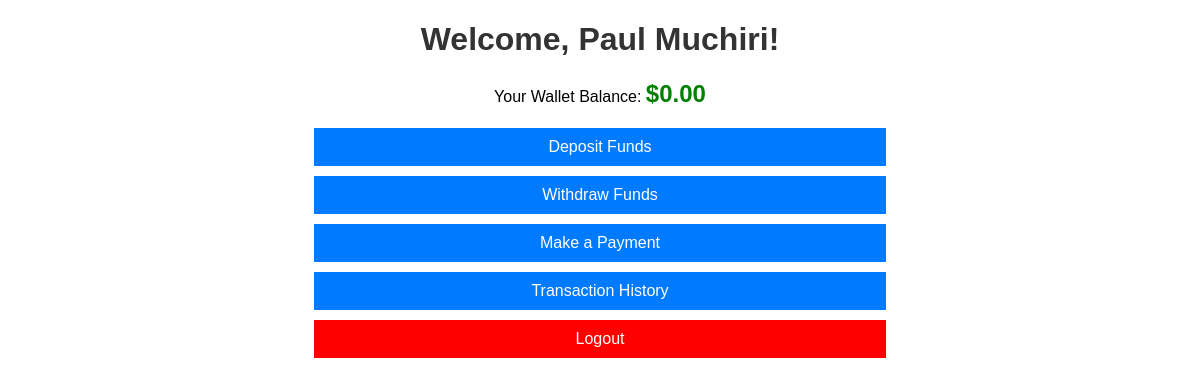
Before: /dashboard.php (signed in) with the older database file.
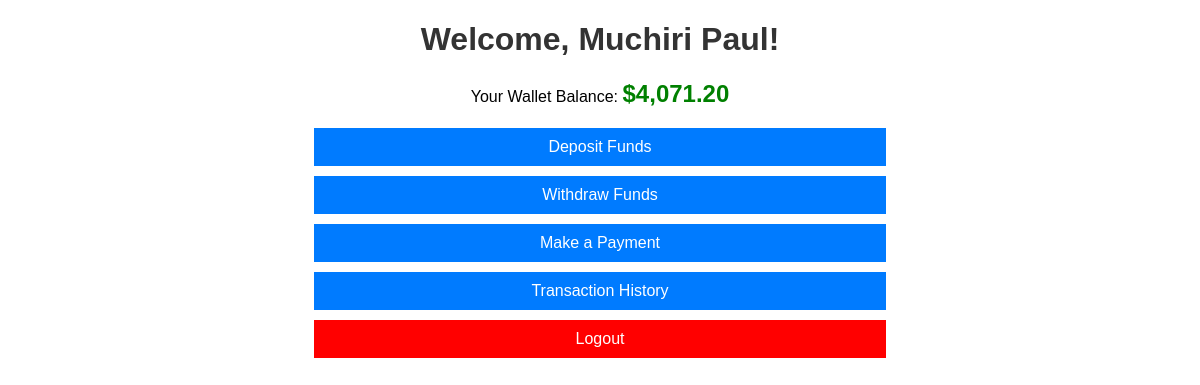
After: the same page with the newer database file.
### tables this page shows
CREATE TABLE `users` (
  `user_id` int(11) NOT NULL,
  `full_name` varchar(100) NOT NULL,
  `profile_picture` varchar(255) DEFAULT NULL,
  `email` varchar(100) NOT NULL,
  `phone` varchar(20) NOT NULL,
  `password_hash` varchar(255) NOT NULL,
  `role` enum('guest','host','admin') NOT NULL DEFAULT 'guest',
  `created_at` timestamp NOT NULL DEFAULT current_timestamp()
);

CREATE TABLE `wallets` (
  `wallet_id` int(11) NOT NULL,
  `user_id` int(11) NOT NULL,
  `balance` decimal(10,2) NOT NULL DEFAULT 0.00,
  `currency` varchar(10) DEFAULT 'USD'
);

### public/dashboard.php (the view, shortened to what this page needs)
<?php
require '../config/db_connect.php';
$user_id = $_SESSION["user_id"];
$stmt = $pdo->prepare("SELECT full_name FROM users WHERE user_id = ?");
$stmt->execute([$user_id]);
$user = $stmt->fetch(PDO::FETCH_ASSOC);
$stmt = $pdo->prepare("SELECT balance FROM wallets WHERE user_id = ?");
$stmt->execute([$user_id]);
$wallet = $stmt->fetch(PDO::FETCH_ASSOC);
$balance = $wallet ? $wallet["balance"] : 0.00;
?>
<!DOCTYPE html>
<html lang="en">
<head>
</head>
<body>
    <div class="container">
        <h1>Welcome, <?php echo htmlspecialchars($user["full_name"]); ?>!</h1>
        <p>Your Wallet Balance: <span class="balance">$<?php echo number_format($balance, 2); ?></span></p>
        <div class="links">
            <a href="deposit.html">Deposit Funds</a>
            <a href="withdraw.html">Withdraw Funds</a>
            <a href="payment.html">Make a Payment</a>
            <a href="../scripts/transactions.php">Transaction History</a>
            <a href="logout.php" style="background: red;">Logout</a>
        </div>
    </div>
</body>
</html>

### public/dashboard.php (style rules this page uses)
body { font-family: Arial, sans-serif; }
.container { width: 50%; margin: auto; text-align: center; }
h1 { color: #333; }
.balance { font-size: 24px; font-weight: bold; color: green; }
.links { margin-top: 20px; }
.links a { display: block; margin: 10px; padding: 10px; background: #007bff; color: #fff; text-decoration: none; }

Changed rows visible on the page:
changed users: full_name "Paul Muchiri" → "Muchiri Paul"
added wallets: balance "4,071.20"
Other visible differences:
$balance: "0.00" → (not shown)
